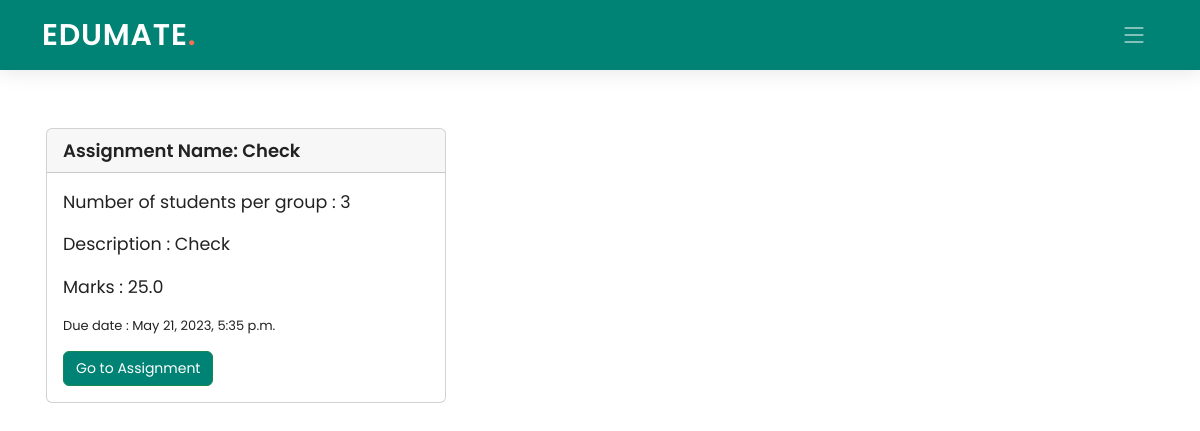
The page /student/1/classroom/8126O8/grouppeergrading/ on the database as committed earlier.
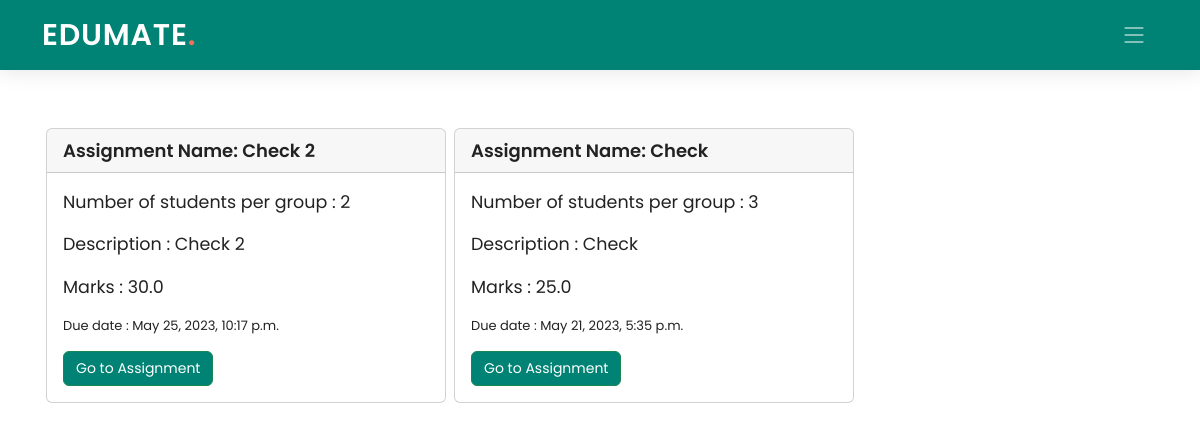
The same page on the database as committed later.
### Teacher/models.py (models this page shows)
class Grouppeers(models.Model):
    gro_id = models.AutoField(primary_key=True)
    class_code = models.ForeignKey(ClassTeachers, on_delete=models.CASCADE, blank=True, null=True)
    gpeer_name = models.CharField(max_length=100)
    gpeer_desc = models.CharField(max_length=300)
    gpeer_due = models.DateTimeField(default=datetime.now)
    num_studs = models.IntegerField(default=2)
    num_peers = models.IntegerField(default=2)
    marks = models.FloatField()
    created_date = models.DateTimeField(default=datetime.now)
    class Meta:
        db_table = "Grouppeers"

### Student/views.py (the view)
# urls.py: path('classroom/<pk2>/grouppeergrading/', views.stud_group, name='stud_group'),
def stud_group(request, pk, pk2):
    groups=Grouppeers.objects.filter(class_code=pk2).order_by('-created_date')
    return render(request, 'Student/stud_group.html', {'pk': pk, 'pk2': pk2, 'groups': groups})

### Student/templates/Student/stud_group.html (shortened to what this page needs)
{% extends './base_student.html' %}
{% load static %}
{% block navbar %}
  <header id="header" class="header d-flex align-items-center">
    <div class="container-fluid container-xl d-flex align-items-center justify-content-between">
      <a href="#" class="logo d-flex align-items-center">
        <h1>EDUMATE<span>.</span></h1>
      </a>
      <i class="mobile-nav-toggle mobile-nav-show bi bi-list"></i>
    </div>
  </header>
  {% endblock navbar %}
{% block content %}
<br><br>
<div class="container ">
  <div class="container" >
      <br>
      <div class="row">
      {% for i in groups %}
        <div class="card my-2 mx-1 col-md-4" style="width: 25rem; padding:0px;">
          <div class="card-header">
            <div style="font-weight: 600; font-size: 18px">
              Assignment Name: {{ i.gpeer_name }}
            </div>
          </div>
          <div class="card-body">
            <blockquote class="blockquote mb-0">
              <p><small>Number of students per group : {{ i.num_studs }}</small></p>
              <p><small>Description : {{ i.gpeer_desc }}</small></p>
              <p><small>Marks : {{ i.marks }}</small></p>
              <p><small style = "font-size: 13px">Due date : {{ i.gpeer_due }}</small></p>
              <a class="btn btn-success" href="{% url 'single_stud_group' pk=pk pk2=pk2 pk3=i.gro_id %}" class="card-link"><small>Go to Assignment</small></a>
            </blockquote>
          </div>
        </div>
      {% endfor %}
    </div>
    <br>
    </div>
    </div>
{% endblock content %}

Rows that differ between the two databases and show on the page:
added Grouppeers: gpeer_name "Check 2", num_studs "2", gpeer_desc "Check 2", marks "30.0", gpeer_due "May 25, 2023, 10:17 p.m."
